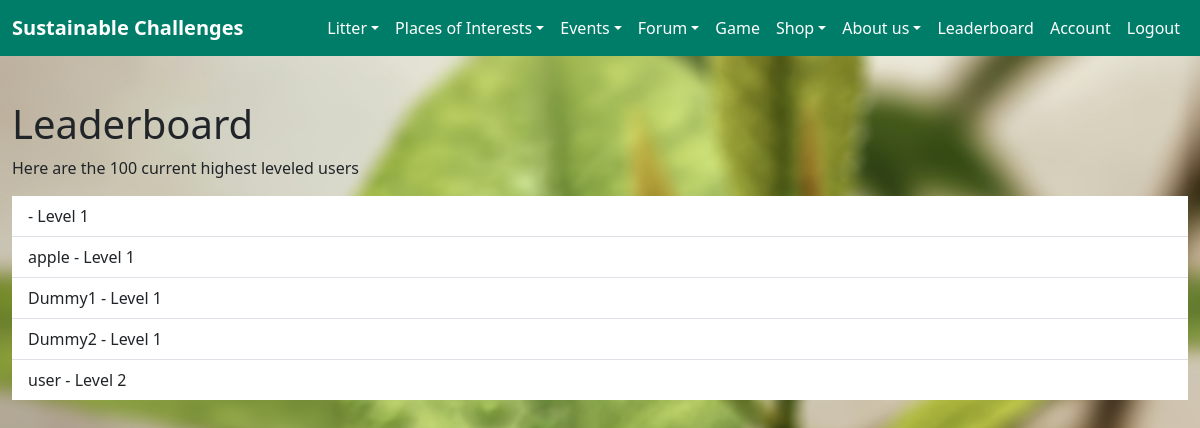
/leaderboard/ (signed in), run on the app's committed database.
### authuser/models.py (models this page shows, shortened)
class User(AbstractBaseUser, PermissionsMixin):
    email = models.EmailField(unique=True)
    username = models.CharField(max_length=30, unique=True, default="")
    first_name = models.CharField(max_length=30, default="")
    last_name = models.CharField(max_length=30, default="")
    points = models.IntegerField(default=0)
    level = models.IntegerField(default=1)
    tasks_till_next = models.IntegerField(default=1)
    GAME_MANAGER = None
    is_active = models.BooleanField(default=True)
    is_superuser = models.BooleanField(default=False)
    is_staff = models.BooleanField(default=False)
    date_joined = models.DateTimeField(default=timezone.now)
    last_login = models.DateTimeField(blank=True, null=True)
    objects = CustomUserManager()
    USERNAME_FIELD = 'email'
    EMAIL_FIELD = 'email'
    REQUIRED_FIELDS = []
    groups = models.ManyToManyField(
        'auth.Group',
        related_name='user_groups',
        blank=True,
        verbose_name='groups',
        help_text='The groups this user belongs to. A user will get all permissions granted to these groups.',
    )
    user_permissions = models.ManyToManyField(
        'auth.Permission',
        related_name='user_permissions',
        blank=True,
        verbose_name='user permissions',
        help_text='Specific permissions for this user.',
        related_query_name='user',
    )
    class Meta:
        verbose_name = 'User'
        verbose_name_plural = 'Users'

### leaderboard/views.py (the view)
# urls.py: path("", views.leaderboard, name="leaderboard")
def leaderboard(request):
    users = User.objects.order_by("level")[:100]
    return render(request, 'leaderboard.html', {"users": users,
                                                "is_staff": request.user.is_staff})

### leaderboard/templates/leaderboard.html
{% extends 'home/base.html'%}
{%block content%}
{% load static %}
{% if users %}
<h1>Leaderboard</h1>
<p>Here are the 100 current highest leveled users</p>
<ul class="list-group list-group-flush">
    {%for user in users%}
        <li class="list-group-item">{{ user.username }} - Level {{ user.level }}</li>
    {% endfor %}
</ul>
{% else %}
    <p>No Users can be found</p>
{% endif %}
{%endblock%}

### home/static/style.css (style rules this page uses)
body { background-image: url(./melanfolia-HSr_FUzDH2w-unsplash-blur.jpg); width: 100%; height: 100%; background-size: cover; background-repeat: no-repeat; background-attachment: fixed; position: absolute; background-position-y: center; background-position-x: center; }

### data on the page
User: level "1"
User: username "apple", level "1"
User: username "Dummy1", level "1"
User: username "Dummy2", level "1"
User: username "user", level "2"
